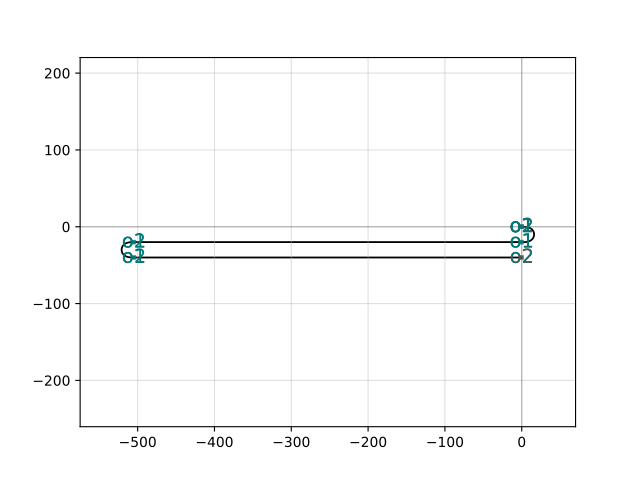

Write Python code to recreate this figure.
import gdsfactory as gf

c = gf.components.delay_snake3(length=1600.0, length0=0.0, n=2)
c.plot()
